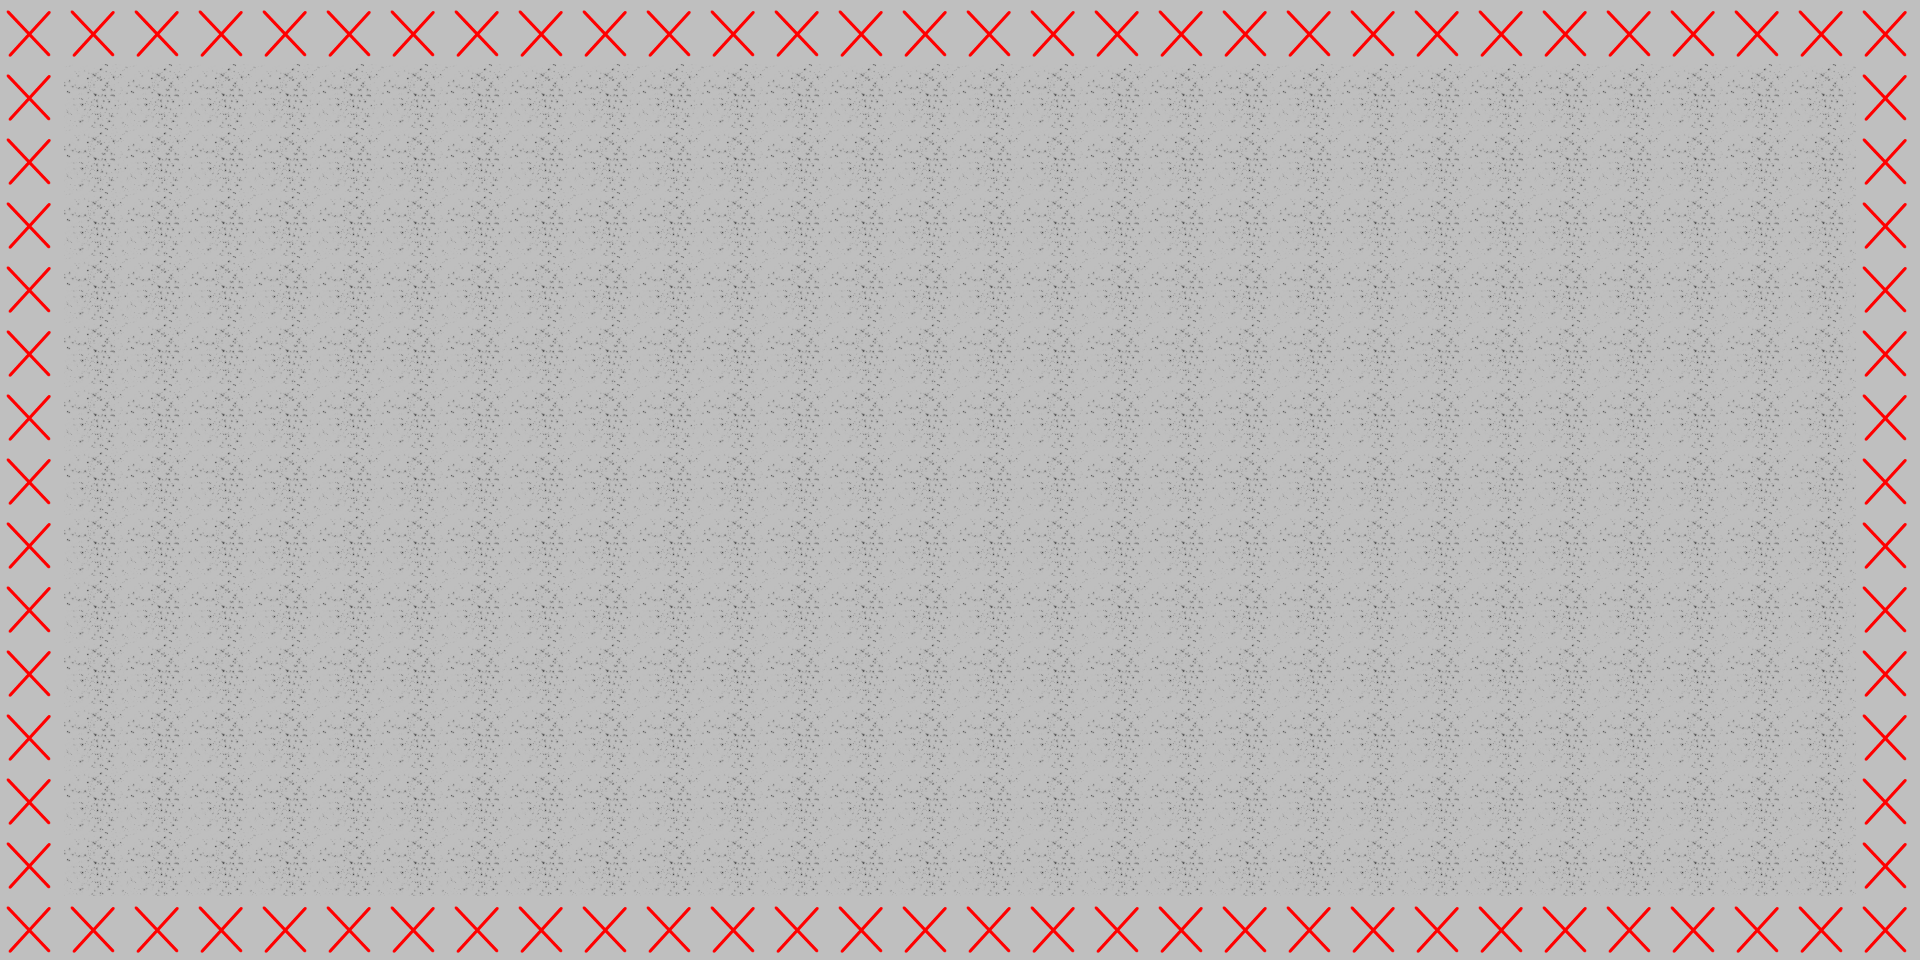

This is a level from a 2D game, rendered from its Tiled map with the project's own tilesets. A one-line summary and the complete map file follow:
An orthogonal 30x15 tile map with 64x64 px tiles, 1 tile layer (Tile Layer 1) and 12 objects (sp_5, sp_4, sp_3, sp_2, sp_1, ...).

<map version="1.2" tiledversion="1.2.0" orientation="orthogonal" renderorder="right-down" width="30" height="15" tilewidth="64" tileheight="64" infinite="0" nextlayerid="11" nextobjectid="33">
 <tileset firstgid="1" source="tiles.tsx" />
 <layer id="3" name="Tile Layer 1" width="30" height="15">
  <data encoding="csv">
2,2,2,2,2,2,2,2,2,2,2,2,2,2,2,2,2,2,2,2,2,2,2,2,2,2,2,2,2,2,
2,1,1,1,1,1,1,1,1,1,1,1,1,1,1,1,1,1,1,1,1,1,1,1,1,1,1,1,1,2,
2,1,1,1,1,1,1,1,1,1,1,1,1,1,1,1,1,1,1,1,1,1,1,1,1,1,1,1,1,2,
2,1,1,1,1,1,1,1,1,1,1,1,1,1,1,1,1,1,1,1,1,1,1,1,1,1,1,1,1,2,
2,1,1,1,1,1,1,1,1,1,1,1,1,1,1,1,1,1,1,1,1,1,1,1,1,1,1,1,1,2,
2,1,1,1,1,1,1,1,1,1,1,1,1,1,1,1,1,1,1,1,1,1,1,1,1,1,1,1,1,2,
2,1,1,1,1,1,1,1,1,1,1,1,1,1,1,1,1,1,1,1,1,1,1,1,1,1,1,1,1,2,
2,1,1,1,1,1,1,1,1,1,1,1,1,1,1,1,1,1,1,1,1,1,1,1,1,1,1,1,1,2,
2,1,1,1,1,1,1,1,1,1,1,1,1,1,1,1,1,1,1,1,1,1,1,1,1,1,1,1,1,2,
2,1,1,1,1,1,1,1,1,1,1,1,1,1,1,1,1,1,1,1,1,1,1,1,1,1,1,1,1,2,
2,1,1,1,1,1,1,1,1,1,1,1,1,1,1,1,1,1,1,1,1,1,1,1,1,1,1,1,1,2,
2,1,1,1,1,1,1,1,1,1,1,1,1,1,1,1,1,1,1,1,1,1,1,1,1,1,1,1,1,2,
2,1,1,1,1,1,1,1,1,1,1,1,1,1,1,1,1,1,1,1,1,1,1,1,1,1,1,1,1,2,
2,1,1,1,1,1,1,1,1,1,1,1,1,1,1,1,1,1,1,1,1,1,1,1,1,1,1,1,1,2,
2,2,2,2,2,2,2,2,2,2,2,2,2,2,2,2,2,2,2,2,2,2,2,2,2,2,2,2,2,2
</data>
 </layer>
 <objectgroup id="9" name="spawns">
  <object id="14" name="sp_5" x="860" y="453.333">
   <point />
  </object>
  <object id="15" name="sp_4" x="669.333" y="610.667">
   <point />
  </object>
  <object id="16" name="sp_3" x="964" y="604">
   <point />
  </object>
  <object id="17" name="sp_2" x="697.333" y="474.667">
   <point />
  </object>
  <object id="18" name="sp_1" x="994.667" y="490.667">
   <point />
  </object>
 </objectgroup>
 <objectgroup id="10" name="exits">
  <object id="26" name="exit_7" x="313.33" y="30.667">
   <point />
  </object>
  <object id="27" name="exit_6" x="235.996" y="957.334">
   <point />
  </object>
  <object id="28" name="exit_5" x="910.663" y="938.667">
   <point />
  </object>
  <object id="29" name="exit_4" x="43.9966" y="464">
   <point />
  </object>
  <object id="30" name="exit_3" x="1433.33" y="26.667">
   <point />
  </object>
  <object id="31" name="exit_2" x="1891.99" y="493.334">
   <point />
  </object>
  <object id="32" name="exit_1" x="1713.33" y="940">
   <point />
  </object>
 </objectgroup>
</map>